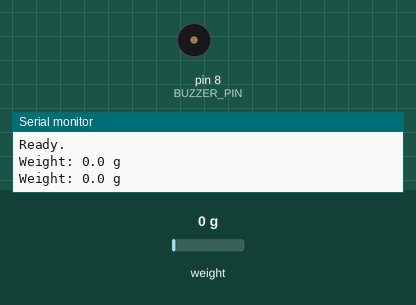
The sketch below on a simulated Arduino Uno, built with avr-gcc and run on an emulated ATmega328P. Shown: buzzer (waves = sounding, pin HIGH), the last lines printed to the serial monitor. The inputs (shaded band) are chosen by the test bench; at power-on: weight on the scale 0 g.

Above: at 3.2 s.
3.3 s: weight on the scale set to 4 g
At 3.9 s:
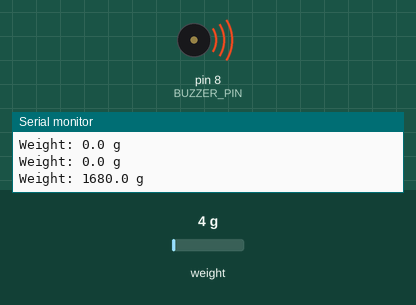
Timing chart, 0 to 6.3 s (numbered marks = the images above; inputs shaded):
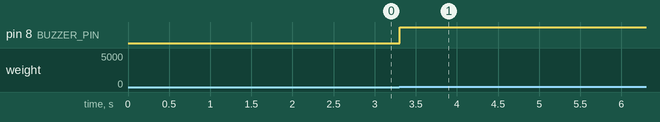

The sketch:

LoadCell_ClothesWeight.ino
```cpp
#include "HX711.h"

#define DOUT 3
#define CLK 2
#define BUZZER_PIN 8

HX711 scale;

void setup() {
  Serial.begin(9600);
  scale.begin(DOUT, CLK);
  pinMode(BUZZER_PIN, OUTPUT);

  Serial.println("Initializing...");
  delay(1000);

  scale.set_scale();             // You need to calibrate this value
  scale.tare();                  // Reset the scale to 0

  Serial.println("Ready.");
}

void loop() {
  float weight = scale.get_units();  // Get weight in grams (after calibration)
  Serial.print("Weight: ");
  Serial.print(weight, 1);
  Serial.println(" g");

  if (weight > 1000.0) {
    digitalWrite(BUZZER_PIN, HIGH);
  } else {
    digitalWrite(BUZZER_PIN, LOW);
  }

  delay(500);
}
```

Measured:
- the behaviour switches between 2 and 3 g on weight on the scale (found by bisection; images 0 and 1)
- after the input at 3.3 s, pin 8 (BUZZER_PIN): LOW → HIGH at once
